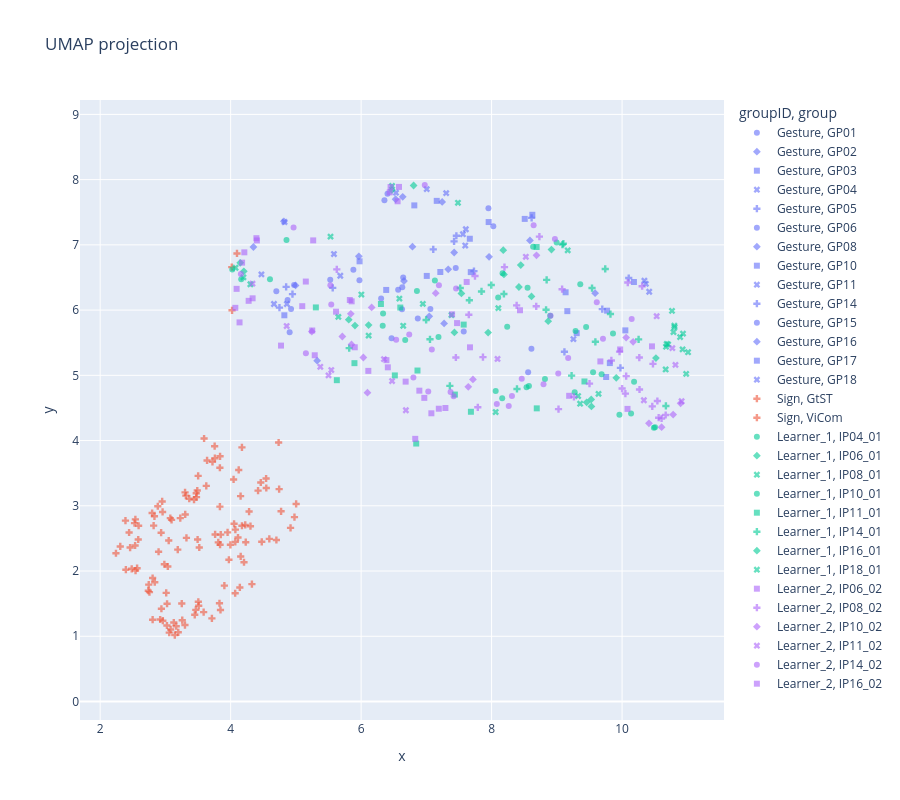

The notebook cell this image was saved under:
### Markdown cell above
## 6 UMAP (visual purpose only)

### Code cell
import plotly.express as px, pandas as pd, umap
from sklearn.preprocessing import StandardScaler

feat_df = features_df_clean.copy()

meta_cols = ['fileID', 'group', 'concept', 'groupID']        # add meta columns
meta_cols = [c for c in meta_cols if c in feat_df.columns]

num = feat_df.select_dtypes('number')
num = num.loc[:, num.isna().mean() < 0.5]         # keep cols <50% NaN

keep = num.dropna().index                          
num  = num.loc[keep]
meta = feat_df.loc[keep, meta_cols]              

scaled   = StandardScaler().fit_transform(num)
embedding = umap.UMAP(random_state=42).fit_transform(scaled)

plot_df = pd.DataFrame(embedding, columns=['x', 'y'], index=keep)
plot_df = pd.concat([plot_df, meta], axis=1)       # aligned by index, not by position

fig = px.scatter(plot_df, x='x', y='y',
                 color='groupID' if 'groupID' not in plot_df else 'groupID',
                 symbol='group', hover_name='concept',
                 title='UMAP projection', opacity=0.6)
fig.update_layout(width=900, height=800, yaxis=dict(scaleanchor='x', scaleratio=1))
fig.show()

### Figure 1 — Plotly figure (JSON) as saved in the notebook; plotly's stock layout.template omitted (floating-point values rounded to 4 significant figures)
{"data": [{"hovertemplate": "<b>%{hovertext}</b><br><br>groupID=Gesture<br>group=GP01<br>x=%{x}<br>y=%{y}<extra></extra>", "hovertext": ["ANSTECKEN", "BLITZ", "DRECK", "INSEL", "KLOPFEN", "RUFEN", "SCHOKOLADE", "STAUBSAUGEN", "WENIG"], "legendgroup": "Gesture, GP01", "marker": {"color": "#636efa", "opacity": 0.6, "symbol": "circle"}, "mode": "markers", "name": "Gesture, GP01", "orientation": "v", "showlegend": true, "type": "scatter", "x": [5.526, 6.357, 4.873, 4.904, 6.568, 5.881, 5.974, 6.404, 6.645], "xaxis": "x", "y": [6.466, 7.685, 6.155, 5.66, 6.312, 6.618, 6.457, 7.783, 6.501], "yaxis": "y"}, {"hovertemplate": "<b>%{hovertext}</b><br><br>groupID=Gesture<br>group=GP02<br>x=%{x}<br>y=%{y}<extra></extra>", "hovertext": ["ABLEHNEN", "GITARRE", "PARKEN", "RUDERN", "STAUB WISCHEN", "ZIMMER"], "legendgroup": "Gesture, GP02", "marker": {"color": "#636efa", "opacity": 0.6, "symbol": "diamond"}, "mode": "markers", "name": "Gesture, GP02", "orientation": "v", "showlegend": true, "type": "scatter", "x": [6.529, 4.349, 7.272, 4.816, 6.638, 8.588], "xaxis": "x", "y": [7.699, 6.967, 5.796, 7.36, 7.736, 7.067], "yaxis": "y"}, {"hovertemplate": "<b>%{hovertext}</b><br><br>groupID=Gesture<br>group=GP03<br>x=%{x}<br>y=%{y}<extra></extra>", "hovertext": ["ALT", "EICHHOERNCHEN", "FALTEN", "KOENIG", "KOKOSNUSS", "PAPIER"], "legendgroup": "Gesture, GP03", "marker": {"color": "#636efa", "opacity": 0.6, "symbol": "square"}, "mode": "markers", "name": "Gesture, GP03", "orientation": "v", "showlegend": true, "type": "scatter", "x": [6.384, 4.823, 7.955, 8.624, 9.161, 6.815], "xaxis": "x", "y": [6.309, 5.92, 7.349, 7.461, 5.984, 7.605], "yaxis": "y"}, {"hovertemplate": "<b>%{hovertext}</b><br><br>groupID=Gesture<br>group=GP04<br>x=%{x}<br>y=%{y}<extra></extra>", "hovertext": ["BEZAHLEN", "OHRFEIGEN", "VORSCHLAGEN", "ZIEHEN"], "legendgroup": "Gesture, GP04", "marker": {"color": "#636efa", "opacity": 0.6, "symbol": "x"}, "mode": "markers", "name": "Gesture, GP04", "orientation": "v", "showlegend": true, "type": "scatter", "x": [6.535, 7.304, 4.862, 4.471], "xaxis": "x", "y": [7.8, 7.793, 6.094, 6.547], "yaxis": "y"}, {"hovertemplate": "<b>%{hovertext}</b><br><br>groupID=Gesture<br>group=GP05<br>x=%{x}<br>y=%{y}<extra></extra>", "hovertext": ["BESCHEID GEBEN", "FALTEN", "GESCHICHTE", "GOTT", "HEMD", "PILZ", "TASCHENRECHNER", "UNIVERSITAET"], "legendgroup": "Gesture, GP05", "marker": {"color": "#636efa", "opacity": 0.6, "symbol": "cross"}, "mode": "markers", "name": "Gesture, GP05", "orientation": "v", "showlegend": true, "type": "scatter", "x": [4.948, 5.565, 4.748, 9.697, 8.613, 9.116, 7.106, 4.851], "xaxis": "x", "y": [6.244, 6.34, 6.038, 6.015, 7.414, 5.361, 6.931, 6.355], "yaxis": "y"}, {"hovertemplate": "<b>%{hovertext}</b><br><br>groupID=Gesture<br>group=GP06<br>x=%{x}<br>y=%{y}<extra></extra>", "hovertext": ["AUSZIEHEN", "GREIFEN", "KENNEN", "MITGLEID", "UNIVERSITAET", "WOHNEN"], "legendgroup": "Gesture, GP06", "marker": {"color": "#636efa", "opacity": 0.6, "symbol": "circle"}, "mode": "markers", "name": "Gesture, GP06", "orientation": "v", "showlegend": true, "type": "scatter", "x": [8.026, 7.45, 4.7, 4.926, 7.952, 4.973], "xaxis": "x", "y": [7.285, 6.645, 6.288, 6.016, 7.561, 6.386], "yaxis": "y"}, {"hovertemplate": "<b>%{hovertext}</b><br><br>groupID=Gesture<br>group=GP08<br>x=%{x}<br>y=%{y}<extra></extra>", "hovertext": ["ENTSCHULDIGEN", "HUMMER", "RING", "SEKT", "VIEL"], "legendgroup": "Gesture, GP08", "marker": {"color": "#636efa", "opacity": 0.6, "symbol": "diamond"}, "mode": "markers", "name": "Gesture, GP08", "orientation": "v", "showlegend": true, "type": "scatter", "x": [5.326, 7.044, 7.335, 5.965, 9.587], "xaxis": "x", "y": [5.225, 5.904, 6.625, 6.824, 6.259], "yaxis": "y"}, {"hovertemplate": "<b>%{hovertext}</b><br><br>groupID=Gesture<br>group=GP10<br>x=%{x}<br>y=%{y}<extra></extra>", "hovertext": ["GITARRE", "KRAWATTE", "LOEWE", "MAEDCHEN", "MESSEN", "MILCH", "RASSEL", "WINDRAD"], "legendgroup": "Gesture, GP10", "marker": {"color": "#636efa", "opacity": 0.6, "symbol": "square"}, "mode": "markers", "name": "Gesture, GP10", "orientation": "v", "showlegend": true, "type": "scatter", "x": [7.666, 9.812, 9.77, 9.134, 10.18, 10.05, 9.756, 7.159], "xaxis": "x", "y": [7.093, 5.188, 5.991, 6.273, 6.43, 5.689, 4.974, 7.674], "yaxis": "y"}, {"hovertemplate": "<b>%{hovertext}</b><br><br>groupID=Gesture<br>group=GP11<br>x=%{x}<br>y=%{y}<extra></extra>", "hovertext": ["ABEND", "ADLER", "DRECK", "FANGEN", "NONNE", "WINDRAD", "WINKEN"], "legendgroup": "Gesture, GP11", "marker": {"color": "#636efa", "opacity": 0.6, "symbol": "x"}, "mode": "markers", "name": "Gesture, GP11", "orientation": "v", "showlegend": true, "type": "scatter", "x": [10.36, 10.42, 5.583, 5.681, 7.006, 4.826, 9.254], "xaxis": "x", "y": [6.402, 6.281, 6.859, 6.527, 7.854, 7.35, 5.555], "yaxis": "y"}, {"hovertemplate": "<b>%{hovertext}</b><br><br>groupID=Gesture<br>group=GP14<br>x=%{x}<br>y=%{y}<extra></extra>", "hovertext": ["HOTEL", "ROLLEN", "SCHLAFEN", "TASCHENRECHNER", "UNTERSTUETZEN"], "legendgroup": "Gesture, GP14", "marker": {"color": "#636efa", "opacity": 0.6, "symbol": "cross"}, "mode": "markers", "name": "Gesture, GP14", "orientation": "v", "showlegend": true, "type": "scatter", "x": [10.1, 7.46, 9.975, 7.425, 7.729], "xaxis": "x", "y": [6.492, 7.139, 5.115, 7.054, 6.597], "yaxis": "y"}, {"hovertemplate": "<b>%{hovertext}</b><br><br>groupID=Gesture<br>group=GP15<br>x=%{x}<br>y=%{y}<extra></extra>", "hovertext": ["ANFANG", "AVOCADO", "BLITZ", "DRECK", "HALSKETTE", "RASIEREN", "RAUCHEN", "SEKT", "VORHANG"], "legendgroup": "Gesture, GP15", "marker": {"color": "#636efa", "opacity": 0.6, "symbol": "circle"}, "mode": "markers", "name": "Gesture, GP15", "orientation": "v", "showlegend": true, "type": "scatter", "x": [8.611, 6.631, 7.061, 8.56, 6.627, 6.869, 6.467, 6.307, 7.573], "xaxis": "x", "y": [5.407, 6.35, 6.016, 5.046, 6.013, 5.87, 5.568, 6.176, 5.671], "yaxis": "y"}, {"hovertemplate": "<b>%{hovertext}</b><br><br>groupID=Gesture<br>group=GP16<br>x=%{x}<br>y=%{y}<extra></extra>", "hovertext": ["FEUERZEUG", "HUMMER", "HUSTEN", "NASHORN", "SCHRECKLICH", "WASSERTROPFEN"], "legendgroup": "Gesture, GP16", "marker": {"color": "#636efa", "opacity": 0.6, "symbol": "diamond"}, "mode": "markers", "name": "Gesture, GP16", "orientation": "v", "showlegend": true, "type": "scatter", "x": [6.657, 4.995, 7.961, 7.426, 6.787, 7.242], "xaxis": "x", "y": [6.446, 6.378, 6.816, 6.883, 6.972, 7.657], "yaxis": "y"}, {"hovertemplate": "<b>%{hovertext}</b><br><br>groupID=Gesture<br>group=GP17<br>x=%{x}<br>y=%{y}<extra></extra>", "hovertext": ["ARGUMENTIEREN", "BEOBACHTEN", "DOLMETSCHEN", "EGAL", "URLAUB", "ZUSAMMENSTOSSEN"], "legendgroup": "Gesture, GP17", "marker": {"color": "#636efa", "opacity": 0.6, "symbol": "square"}, "mode": "markers", "name": "Gesture, GP17", "orientation": "v", "showlegend": true, "type": "scatter", "x": [5.976, 9.305, 7.681, 7.006, 7.214, 8.508], "xaxis": "x", "y": [6.748, 5.646, 6.582, 6.524, 6.584, 7.398], "yaxis": "y"}, {"hovertemplate": "<b>%{hovertext}</b><br><br>groupID=Gesture<br>group=GP18<br>x=%{x}<br>y=%{y}<extra></extra>", "hovertext": ["BRUECKE", "EISCREME", "HEBEN", "INSTAGRAM", "WASSERSCHILDKROETE"], "legendgroup": "Gesture, GP18", "marker": {"color": "#636efa", "opacity": 0.6, "symbol": "x"}, "mode": "markers", "name": "Gesture, GP18", "orientation": "v", "showlegend": true, "type": "scatter", "x": [7.605, 7.561, 10.34, 4.664, 7.596], "xaxis": "x", "y": [7.239, 7.164, 6.451, 6.093, 6.99], "yaxis": "y"}, {"hovertemplate": "<b>%{hovertext}</b><br><br>groupID=Sign<br>group=GtST<br>x=%{x}<br>y=%{y}<extra></extra>", "hovertext": ["BIRD", "CALCULATOR", "CURIOUS", "DEVIL", "DRINKINGWATER", "FENCE", "FIRE", "LAPTOP", "LETTER", "MASSAGE", "MOBILE-PHONE", "MOSQUITO", "NO-MATTER", "PHONE-CALL", "PIANO", "SAW", "SAXOPHONE", "SCARF", "SOAP", "SPOON", "SUPERMARKET", "TABLE-TENNIS", "TEA", "TENNIS", "TO-ARGUE", "TO-COMB", "TO-DRAW", "TO-EAT", "TO-ERASE", "TO-HEAR", "TO-IRON", "TO-LIVE", "TO-MOVE", "TO-OBSERVE", "TO-PLUCK", "TO-RUN", "TO-SEW", "TO-SLEEP", "TO-SMOKE", "TO-TURN-OFF", "TO-WAIT", "VIDEOGAME", "WAR", "WHEELCHAIR", "WINE"], "legendgroup": "Sign, GtST", "marker": {"color": "#EF553B", "opacity": 0.6, "symbol": "cross"}, "mode": "markers", "name": "Sign, GtST", "orientation": "v", "showlegend": true, "type": "scatter", "x": [3.251, 3.466, 3.258, 3.504, 2.939, 2.984, 3.586, 4.069, 2.837, 3.012, 2.755, 2.738, 2.804, 3.128, 2.459, 3.829, 3.037, 2.744, 3.713, 2.92, 4.326, 3.904, 3.08, 2.542, 2.566, 3.059, 3.166, 3.023, 3.844, 3.299, 2.804, 3.197, 2.535, 3.144, 2.242, 4.097, 4.141, 3.51, 3.45, 2.394, 4.021, 3.025, 4.205, 4.017, 2.96], "xaxis": "x", "y": [1.501, 1.404, 1.246, 1.529, 1.422, 2.104, 1.37, 1.66, 1.829, 1.665, 1.677, 1.698, 1.893, 1.211, 2.36, 1.506, 2.07, 1.792, 1.275, 1.257, 1.799, 1.776, 1.105, 2.007, 2.043, 1.055, 1.154, 1.165, 1.403, 1.172, 1.254, 1.061, 2.391, 1.018, 2.272, 6.868, 1.749, 1.468, 1.329, 2.02, 5.997, 1.498, 2.135, 6.659, 1.239], "yaxis": "y"}, {"hovertemplate": "<b>%{hovertext}</b><br><br>groupID=Sign<br>group=ViCom<br>x=%{x}<br>y=%{y}<extra></extra>", "hovertext": ["CALCULATOR", "TO-WASH-FACE", "DAUGHTER", "DRESS", "FRAUD", "HAIR", "HOBBIES", "ID-CARD", "LAPTOP", "BUTTERFLY", "LETTER", "MONTH", "NOSE", "PYRAMID", "SCREWDRIVER", "SHEEP", "SPIDER", "STORE", "STUDENT", "TO-ADVISE", "TO-ANNOY", "COAT", "TO-CLAP", "TO-LIFT", "TO-LIVE", "TO-ORGANIZE", "TO-PAY", "TO-PLAY-CARDS", "F", "TO-SAY", "TO-SUMMARIZE", "WAR", "WEEK", "WINE", "CURIOUS", "EGG", "FENCE", "FIRE", "HOT", "MAGAZINE", "MASSAGE", "MOSQUITO", "PILOT", "SAXOPHONE", "SNAKE", "SOCKS", "TABLE-TENNIS", "TEA", "TENNIS", "TIME", "TO-CRY", "TO-DIE", "TO-DRAW", "TO-DRINK", "BEARD", "TO-EAT", "TO-INVITE", "TO-PICK-UP", "TO-PROPOSE", "BEER", "TO-REJECT", "TO-SEW", "TO-SIT", "TO-STEAL", "TO-TEAR", "TO-TURN-OFF", "TO-WAIT", "TO-WASH-BODY", "BILLIARD", "VIDEOGAME", "A-LOT", "APPLE", "ARCHITECTURE", "AUNT", "LIGHTNING", "BIRD"], "legendgroup": "Sign, ViCom", "marker": {"color": "#EF553B", "opacity": 0.6, "symbol": "cross"}, "mode": "markers", "name": "Sign, ViCom", "orientation": "v", "showlegend": true, "type": "scatter", "x": [4.735, 5.004, 3.835, 2.934, 4.477, 3.365, 3.848, 2.95, 3.626, 4.124, 4.053, 3.502, 3.473, 3.189, 2.308, 3.838, 4.701, 4.113, 3.494, 4.071, 3.81, 4.42, 3.519, 2.819, 3.314, 4.283, 4.173, 4.224, 3.304, 2.589, 3.051, 4.072, 2.526, 3.075, 3.488, 2.832, 4.546, 3.762, 2.957, 4.154, 3.953, 4.593, 4.304, 4.543, 3.593, 4.462, 3.755, 4.152, 2.483, 4.978, 3.973, 3.838, 3.758, 2.883, 3.301, 3.094, 4.743, 3.639, 2.583, 2.443, 3.228, 3.996, 3.721, 2.387, 2.895, 2.539, 3.477, 3.835, 4.918, 4.773, 4.173, 3.439, 4.045, 4.231, 2.796, 3.322], "xaxis": "x", "y": [3.97, 3.028, 3.583, 2.588, 2.448, 3.109, 2.558, 3.067, 3.306, 3.55, 2.724, 3.459, 3.192, 2.328, 2.377, 2.403, 2.476, 2.513, 2.484, 2.446, 2.439, 3.232, 2.361, 2.696, 3.156, 2.912, 2.694, 2.707, 2.868, 2.694, 2.468, 2.634, 2.735, 2.811, 3.234, 2.839, 3.273, 2.561, 2.906, 2.224, 2.592, 2.493, 2.687, 3.418, 4.032, 3.357, 3.913, 3.149, 2.034, 2.827, 2.173, 3.758, 3.729, 2.993, 3.206, 2.784, 3.256, 3.695, 2.483, 2.59, 2.811, 2.402, 3.673, 2.772, 2.296, 2.792, 3.134, 2.988, 2.661, 2.916, 3.895, 3.094, 3.404, 2.442, 2.889, 2.509], "yaxis": "y"}, {"hovertemplate": "<b>%{hovertext}</b><br><br>groupID=Learner_1<br>group=IP04_01<br>x=%{x}<br>y=%{y}<extra></extra>", "hovertext": ["BEOBACHTEN", "BODEN", "BRIEF", "BUCH", "BUEGELN", "GEBURT", "HAENDE", "HAMMER", "HUEGEL", "KARTEN", "KRIEG", "SANDWICH", "SCHAL", "SOCKEN", "STECKER", "STINKEN", "VOGEL", "WENIG"], "legendgroup": "Learner_1, IP04_01", "marker": {"color": "#00cc96", "opacity": 0.6, "symbol": "circle"}, "mode": "markers", "name": "Learner_1, IP04_01", "orientation": "v", "showlegend": true, "type": "scatter", "x": [8.818, 7.13, 8.898, 9.287, 4.856, 6.336, 8.636, 4.603, 8.239, 8.551, 9.686, 9.556, 9.449, 7.186, 8.162, 8.536, 9.359, 6.855], "xaxis": "x", "y": [4.944, 6.455, 5.914, 5.68, 7.076, 5.946, 6.972, 6.472, 5.746, 6.344, 5.017, 5.048, 5.742, 5.588, 4.648, 4.817, 6.395, 6.293], "yaxis": "y"}, {"hovertemplate": "<b>%{hovertext}</b><br><br>groupID=Learner_1<br>group=IP06_01<br>x=%{x}<br>y=%{y}<extra></extra>", "hovertext": ["ARM", "AUSSCHALTEN", "BEOBACHTEN", "FOTOGRAFIE", "MUECKE", "NASE", "TELEFONANRUF", "VERHEIRATET", "VIDEOSPIEL", "VIEL", "WEINEN", "WOHNEN", "ZEITSCHRIFT", "ZENTRAL"], "legendgroup": "Learner_1, IP06_01", "marker": {"color": "#00cc96", "opacity": 0.6, "symbol": "diamond"}, "mode": "markers", "name": "Learner_1, IP06_01", "orientation": "v", "showlegend": true, "type": "scatter", "x": [7.947, 7.537, 6.114, 10.52, 7.43, 9.53, 8.418, 6.805, 9.527, 8.612, 8.918, 9.458, 9.911, 8.867], "xaxis": "x", "y": [5.655, 6.256, 5.77, 5.264, 5.658, 4.523, 6.354, 7.91, 4.631, 6.21, 6.928, 4.586, 4.962, 5.83], "yaxis": "y"}, {"hovertemplate": "<b>%{hovertext}</b><br><br>groupID=Learner_1<br>group=IP08_01<br>x=%{x}<br>y=%{y}<extra></extra>", "hovertext": ["AUSWEIS", "BART", "EI", "HANDY", "KOMMUNIKATION", "LIPPENSTIFT AUFTRAGEN", "MILCH", "PFLUECKEN", "PILOT", "PYRAMIDE", "SCHMETTERLING", "SPINNE", "TEE", "VIDEOSPIEL", "ZEITSCHRIFT"], "legendgroup": "Learner_1, IP08_01", "marker": {"color": "#00cc96", "opacity": 0.6, "symbol": "x"}, "mode": "markers", "name": "Learner_1, IP08_01", "orientation": "v", "showlegend": true, "type": "scatter", "x": [10.98, 11.01, 10.93, 10.67, 10.8, 10.67, 10.8, 6.115, 10.79, 10.77, 10.93, 10.89, 7.484, 10.68, 10.71], "xaxis": "x", "y": [5.022, 5.355, 5.398, 5.439, 5.738, 5.09, 5.762, 5.609, 5.663, 5.987, 5.64, 5.586, 7.645, 5.48, 5.474], "yaxis": "y"}, {"hovertemplate": "<b>%{hovertext}</b><br><br>groupID=Learner_1<br>group=IP10_01<br>x=%{x}<br>y=%{y}<extra></extra>", "hovertext": ["BASKETBALL", "BIER", "BODEN", "EGAL", "GEFAENGNIS", "HAENDE", "KRIEG", "PFANNE", "SCHAL", "SCHLAFEN", "SCHLANGE", "VIDEOSPIEL", "VOGEL", "WEIN", "WOHNEN", "ZERREISSEN"], "legendgroup": "Learner_1, IP10_01", "marker": {"color": "#00cc96", "opacity": 0.6, "symbol": "circle"}, "mode": "markers", "name": "Learner_1, IP10_01", "orientation": "v", "showlegend": true, "type": "scatter", "x": [4.024, 10.51, 6.676, 8.572, 10.18, 8.101, 9.274, 4.162, 8.997, 9.861, 10.49, 8.063, 8.168, 10.14, 9.959, 6.331], "xaxis": "x", "y": [6.621, 4.204, 5.541, 4.837, 4.902, 6.193, 4.741, 6.474, 7.037, 5.642, 4.195, 4.759, 6.564, 4.416, 4.396, 5.759], "yaxis": "y"}, {"hovertemplate": "<b>%{hovertext}</b><br><br>groupID=Learner_1<br>group=IP11_01<br>x=%{x}<br>y=%{y}<extra></extra>", "hovertext": ["AUSWEIS", "BASKETBALL", "BEINE", "BODEN", "BRECHEN", "KALT", "MIXER", "MOTORRAD", "NASE", "PINGUIN", "TASCHENRECHNER", "TELEFONANRUF", "VORSCHLAGEN", "ZAUN"], "legendgroup": "Learner_1, IP11_01", "marker": {"color": "#00cc96", "opacity": 0.6, "symbol": "square"}, "mode": "markers", "name": "Learner_1, IP11_01", "orientation": "v", "showlegend": true, "type": "scatter", "x": [6.517, 5.306, 5.628, 6.304, 6.6, 9.424, 5.898, 7.437, 8.693, 7.683, 6.845, 6.864, 8.69, 7.572], "xaxis": "x", "y": [4.999, 6.041, 4.926, 6.094, 6.039, 4.906, 5.187, 4.705, 4.494, 4.441, 3.954, 5.074, 6.967, 5.778], "yaxis": "y"}, {"hovertemplate": "<b>%{hovertext}</b><br><br>groupID=Learner_1<br>group=IP14_01<br>x=%{x}<br>y=%{y}<extra></extra>", "hovertext": ["AUGE", "BART", "BASKETBALL", "BEOBACHTEN", "BUCH", "FOTOGRAFIE", "HAARE", "KOFFER", "MIXER", "MOTORRAD", "SCHAL", "SCHLAFEN", "STERBEN", "STINKEN", "TASCHENRECHNER", "TENNIS", "TISCHTENNIS", "VIDEOSPIEL", "VIEL", "ZAUN", "ZERREISSEN"], "legendgroup": "Learner_1, IP14_01", "marker": {"color": "#00cc96", "opacity": 0.6, "symbol": "cross"}, "mode": "markers", "name": "Learner_1, IP14_01", "orientation": "v", "showlegend": true, "type": "scatter", "x": [9.226, 9.086, 5.817, 7.845, 8.189, 10.25, 9.591, 7.659, 7.519, 6.997, 9.539, 9.822, 7.056, 10.67, 8.389, 9.742, 7.36, 8.835, 9.1, 8.844, 7.995], "xaxis": "x", "y": [4.996, 7.004, 5.417, 6.286, 6.246, 5.551, 5.514, 6.151, 6.338, 5.849, 6.338, 5.94, 5.553, 4.53, 4.791, 6.63, 4.838, 6.005, 7.017, 6.463, 6.384], "yaxis": "y"}, {"hovertemplate": "<b>%{hovertext}</b><br><br>groupID=Learner_1<br>group=IP16_01<br>x=%{x}<br>y=%{y}<extra></extra>", "hovertext": ["BASKETBALL", "BRECHEN", "FEUER", "HAMMER", "HUEGEL", "KLAVIER", "SCHAL", "STERBEN"], "legendgroup": "Learner_1, IP16_01", "marker": {"color": "#00cc96", "opacity": 0.6, "symbol": "diamond"}, "mode": "markers", "name": "Learner_1, IP16_01", "orientation": "v", "showlegend": true, "type": "scatter", "x": [4.147, 8.19, 5.906, 4.202, 8.179, 6.472, 8.447, 5.81], "xaxis": "x", "y": [6.725, 6.547, 5.763, 6.595, 6.918, 7.84, 6.69, 5.852], "yaxis": "y"}, {"hovertemplate": "<b>%{hovertext}</b><br><br>groupID=Learner_1<br>group=IP18_01<br>x=%{x}<br>y=%{y}<extra></extra>", "hovertext": ["AKKORDEON", "BUEGELN", "EINLADEN", "EI", "ESSEN", "HEBEN", "JONGLIEREN", "KLAUEN", "LAPTOP", "MILCH", "SCHRAUBENZIEHER", "SEIFE", "STINKEN", "VIDEOSPIEL", "VOGEL", "WEIN", "ZERREISSEN"], "legendgroup": "Learner_1, IP18_01", "marker": {"color": "#00cc96", "opacity": 0.6, "symbol": "x"}, "mode": "markers", "name": "Learner_1, IP18_01", "orientation": "v", "showlegend": true, "type": "scatter", "x": [6.475, 4.302, 6.645, 8.062, 9.357, 8.103, 4.075, 5.531, 6.003, 4.196, 5.651, 6.586, 9.326, 9.639, 9.167, 6.946, 7.384], "xaxis": "x", "y": [7.903, 6.396, 5.759, 4.437, 4.565, 6.03, 6.649, 7.127, 6.238, 6.502, 5.896, 6.176, 4.683, 4.716, 6.916, 6.096, 5.924], "yaxis": "y"}, {"hovertemplate": "<b>%{hovertext}</b><br><br>groupID=Learner_2<br>group=IP06_02<br>x=%{x}<br>y=%{y}<extra></extra>", "hovertext": ["AUGE", "AUSSCHALTEN", "AUSWEIS", "EI", "ESSEN", "FRAGE", "JUCKEN", "KAEMMEN", "MASSAGE", "NAEHEN", "PARTY", "PFANNE", "RAUCHEN", "SANDWICH", "SAXOPHON", "SCHAMPOO", "SCHLANGE", "SOCKEN", "STECKER", "STERBEN", "TENNIS", "TRINKWASSER", "VORSCHLAGEN", "WOHNEN", "ZAUN"], "legendgroup": "Learner_2, IP06_02", "marker": {"color": "#ab63fa", "opacity": 0.6, "symbol": "square"}, "mode": "markers", "name": "Learner_2, IP06_02", "orientation": "v", "showlegend": true, "type": "scatter", "x": [7.191, 6.388, 5.616, 6.682, 7.292, 5.855, 6.409, 7.077, 6.829, 4.092, 10.46, 4.336, 5.289, 9.667, 7.471, 9.97, 5.152, 7.618, 5.25, 5.827, 6.438, 6.968, 7.394, 6.893, 7.669], "xaxis": "x", "y": [4.488, 5.233, 5.975, 4.904, 4.499, 6.135, 5.123, 4.418, 4.026, 6.326, 5.444, 6.181, 5.308, 5.213, 5.801, 5.397, 6.437, 6.431, 5.687, 6.155, 7.804, 4.655, 5.935, 4.765, 5.429], "yaxis": "y"}, {"hovertemplate": "<b>%{hovertext}</b><br><br>groupID=Learner_2<br>group=IP08_02<br>x=%{x}<br>y=%{y}<extra></extra>", "hovertext": ["BEZAHLEN", "BUEGELN", "FOTOGRAFIE", "HAENDE", "HOCKEY", "KARTEN", "KLAUEN", "KLEID", "KOPIEREN", "MUECKE", "NASE", "NEUGIERIG", "PARTY", "PFANNE", "PILOT", "RASIEREN", "RAUCHEN", "ROLLSTUHL", "SCHLANGE", "SEIFE", "SOCKEN", "STERBEN", "STINKEN", "TASCHENRECHNER", "TRETEN", "TRINKWASSER", "VERHEIRATET", "WENIG", "ZEICHNEN"], "legendgroup": "Learner_2, IP08_02", "marker": {"color": "#ab63fa", "opacity": 0.6, "symbol": "cross"}, "mode": "markers", "name": "Learner_2, IP08_02", "orientation": "v", "showlegend": true, "type": "scatter", "x": [10.05, 9.081, 10.26, 8.197, 8.733, 9.836, 7.745, 10.31, 7.868, 9.961, 9.263, 9.501, 10.47, 5.627, 10.0, 10.27, 9.026, 10.09, 7.651, 7.789, 8.384, 10.61, 10.54, 10.06, 7.452, 10.46, 8.684, 10.56, 10.67], "xaxis": "x", "y": [4.719, 6.32, 5.272, 6.659, 7.126, 5.228, 6.522, 6.365, 5.28, 5.363, 4.669, 4.872, 5.176, 6.624, 4.797, 4.783, 4.481, 6.422, 5.929, 4.51, 6.072, 4.339, 4.607, 4.988, 5.273, 4.524, 6.058, 4.35, 4.392], "yaxis": "y"}, {"hovertemplate": "<b>%{hovertext}</b><br><br>groupID=Learner_2<br>group=IP10_02<br>x=%{x}<br>y=%{y}<extra></extra>", "hovertext": ["AUSWEIS", "BASKETBALL", "BILLIARD", "BRIEF", "BUCH", "DUSCHEN", "FOTOGRAFIE", "PFEFFER", "SCHAL", "SCHMETTERLING", "SEIFE", "STERBEN", "TELEFONANRUF", "UEBERRASCHT", "VOGEL", "WEINEN", "WOHNEN"], "legendgroup": "Learner_2, IP10_02", "marker": {"color": "#ab63fa", "opacity": 0.6, "symbol": "diamond"}, "mode": "markers", "name": "Learner_2, IP10_02", "orientation": "v", "showlegend": true, "type": "scatter", "x": [10.41, 5.244, 5.852, 6.161, 7.643, 10.78, 10.06, 6.034, 8.688, 7.714, 5.712, 5.842, 7.143, 6.097, 10.61, 10.17, 10.9], "xaxis": "x", "y": [4.264, 5.67, 5.474, 6.041, 4.823, 4.399, 5.579, 5.273, 6.84, 4.937, 5.595, 5.943, 6.259, 4.734, 4.205, 5.514, 4.571], "yaxis": "y"}, {"hovertemplate": "<b>%{hovertext}</b><br><br>groupID=Learner_2<br>group=IP11_02<br>x=%{x}<br>y=%{y}<extra></extra>", "hovertext": ["AUSWEIS", "BRECHEN", "FEUER", "FOTOGRAFIE", "GEFAENGNIS", "HAARE", "HAMMER", "KRIEG", "PFEFFER", "PINGUIN", "SEIFE", "UNTERTITEL", "VORHANG", "VORSCHLAGEN", "ZEICHNEN"], "legendgroup": "Learner_2, IP11_02", "marker": {"color": "#ab63fa", "opacity": 0.6, "symbol": "x"}, "mode": "markers", "name": "Learner_2, IP11_02", "orientation": "v", "showlegend": true, "type": "scatter", "x": [5.374, 6.35, 10.77, 10.82, 10.91, 6.474, 4.335, 10.33, 5.5, 8.091, 5.543, 4.859, 10.53, 8.525, 6.686], "xaxis": "x", "y": [5.131, 5.248, 5.416, 5.16, 4.602, 4.913, 6.406, 4.618, 4.999, 5.251, 5.081, 5.755, 5.906, 6.817, 4.465], "yaxis": "y"}, {"hovertemplate": "<b>%{hovertext}</b><br><br>groupID=Learner_2<br>group=IP14_02<br>x=%{x}<br>y=%{y}<extra></extra>", "hovertext": ["AFFE", "BODEN", "BRECHEN", "EI", "HAARE", "JUCKEN", "KARTEN", "KLAVIER", "KLEID", "KRANKENWAGEN", "MILCH", "MIXER", "NAEHEN", "NASE", "PINGUIN", "SANDWICH", "SAXOPHON", "SCHLANGE", "SCHMETTERLING", "SCHRAUBENZIEHER", "SEIFE", "TISCHTENNIS", "TREPPE", "VIDEOSPIEL", "WEINEN", "WEIN", "WENIG", "ZEITSCHRIFT"], "legendgroup": "Learner_2, IP14_02", "marker": {"color": "#ab63fa", "opacity": 0.6, "symbol": "circle"}, "mode": "markers", "name": "Learner_2, IP14_02", "orientation": "v", "showlegend": true, "type": "scatter", "x": [8.904, 6.737, 7.455, 7.029, 9.707, 7.371, 8.462, 4.964, 6.976, 10.15, 4.156, 8.796, 7.418, 9.022, 8.08, 9.612, 8.644, 6.537, 7.084, 5.542, 5.153, 6.801, 5.528, 9.174, 8.971, 8.263, 7.192, 8.312], "xaxis": "x", "y": [5.913, 5.625, 6.33, 4.752, 5.559, 4.743, 4.949, 7.267, 7.919, 5.863, 6.552, 4.865, 4.679, 5.028, 4.561, 6.121, 7.299, 5.546, 5.395, 6.085, 5.337, 4.967, 6.381, 5.266, 7.091, 4.528, 6.38, 4.682], "yaxis": "y"}, {"hovertemplate": "<b>%{hovertext}</b><br><br>groupID=Learner_2<br>group=IP16_02<br>x=%{x}<br>y=%{y}<extra></extra>", "hovertext": ["AKKORDEON", "BRIEF", "BUCH", "GEBURT", "HANDY", "KARTEN", "KLATSCHEN", "KLAVIER", "KLEIDUNG", "KOERPER WASCHEN", "KOPIEREN", "MILCH", "MIXER", "NEUGIERIG", "TISCHTENNIS", "UEBERRASCHT", "UMZIEHEN", "VOGEL"], "legendgroup": "Learner_2, IP16_02", "marker": {"color": "#ab63fa", "opacity": 0.6, "symbol": "square"}, "mode": "markers", "name": "Learner_2, IP16_02", "orientation": "v", "showlegend": true, "type": "scatter", "x": [6.58, 8.435, 5.902, 5.265, 10.08, 4.071, 4.136, 6.451, 4.21, 4.772, 4.175, 4.402, 6.11, 9.189, 5.097, 4.276, 6.559, 4.395], "xaxis": "x", "y": [7.888, 5.998, 5.43, 7.068, 4.485, 6.034, 5.811, 7.886, 6.885, 5.456, 6.727, 7.067, 5.068, 4.686, 6.06, 6.142, 7.668, 7.103], "yaxis": "y"}], "layout": {"height": 800, "legend": {"title": {"text": "groupID, group"}, "tracegroupgap": 0}, "title": {"text": "UMAP projection"}, "width": 900, "xaxis": {"anchor": "y", "domain": [0, 1], "title": {"text": "x"}}, "yaxis": {"anchor": "x", "domain": [0, 1], "scaleanchor": "x", "scaleratio": 1, "title": {"text": "y"}}}}
